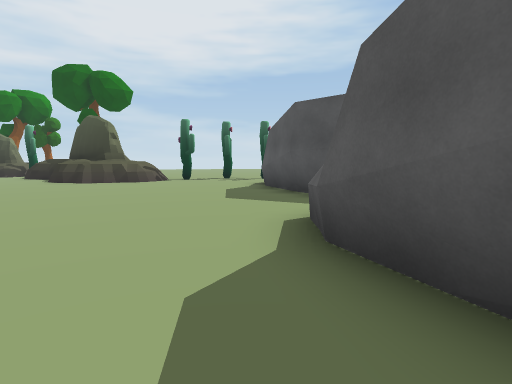
view 1 (above)

17 first-person views from a walk through a scene from a Unity 3-D project. The camera is 1.5 m above the floor, tilts 6° down and sees 80° across. The floor is counted in squares, 2 m on a side. Each view is taken from the middle of a square. On the plan, view 1 faces up. The plan holds only what a view shows up to about 10 squares ahead; the rest is blank. The place goes on beyond the plan. The player is left out.

view 2
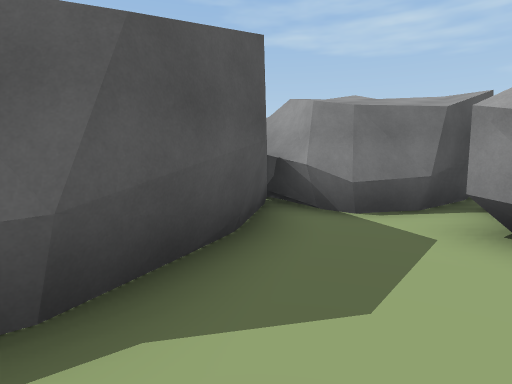

view 3
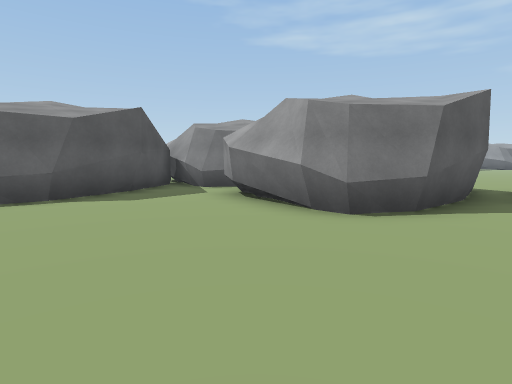

view 4
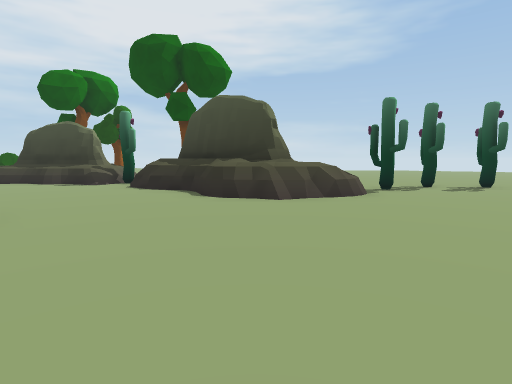

view 5
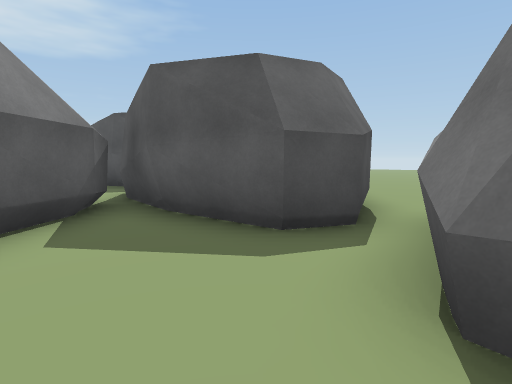

view 6
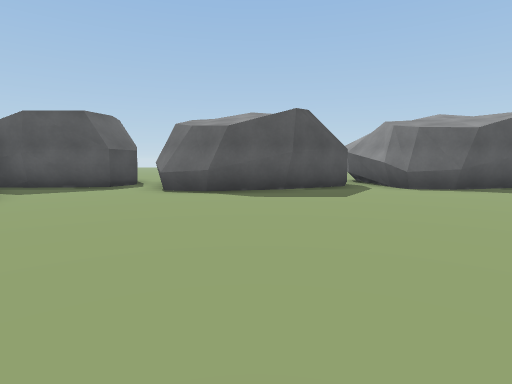

view 7
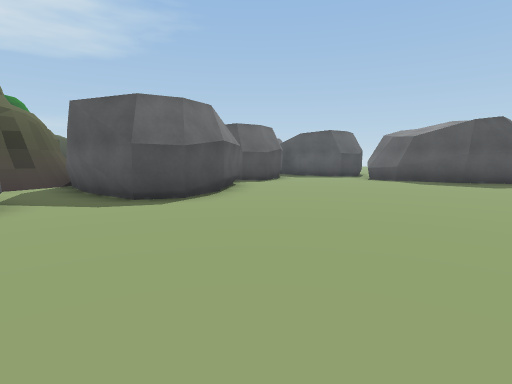

view 8
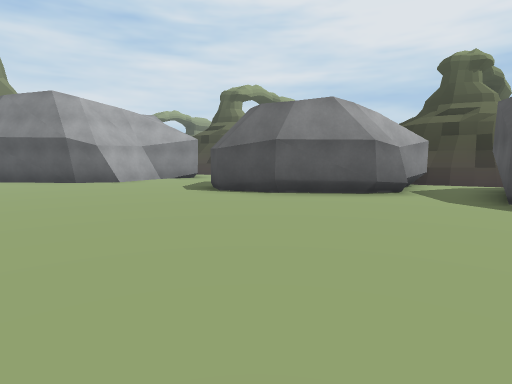

view 9
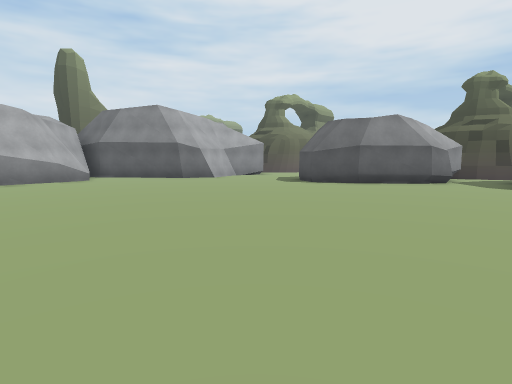

view 10
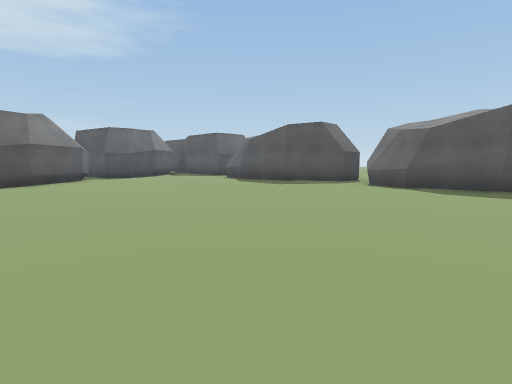

view 11
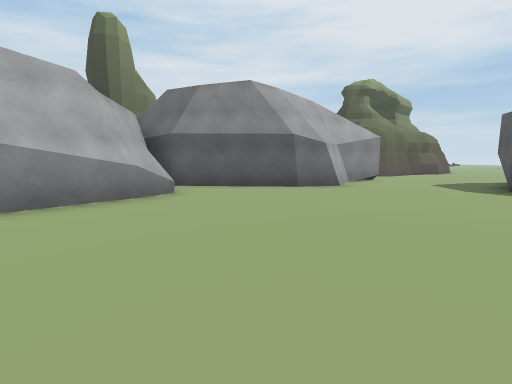

view 12
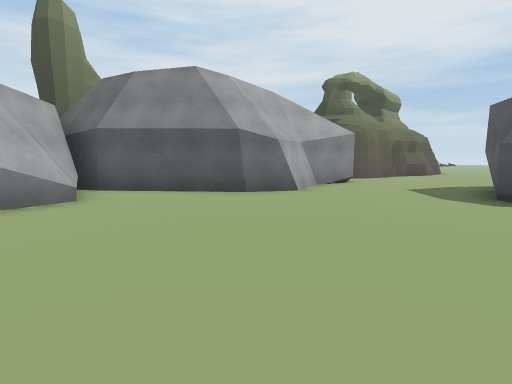

view 13
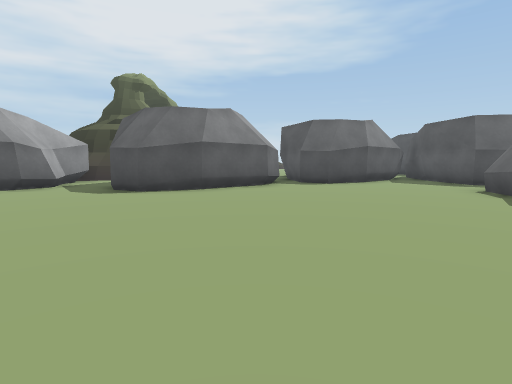

view 14
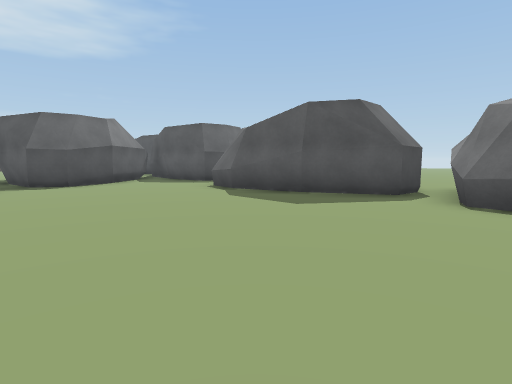

view 15
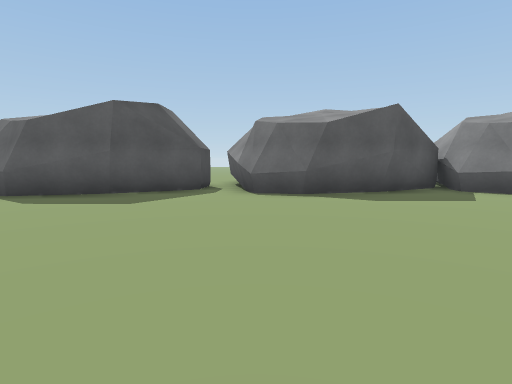

view 16
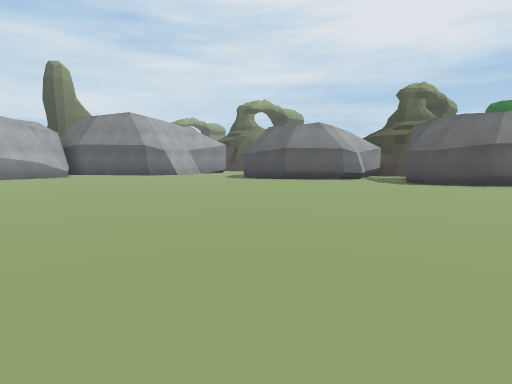

view 17
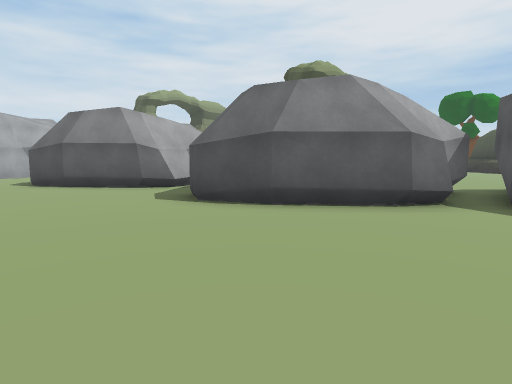

### Floor plan
Key: @ floor where view 1 was taken; # wall or solid block; . floor; = window, fence, low wall or low ledge; ^ raised ledge; O other object.
Columns run from 24 left of view 1 to 8 right of it. Each row starts with its distance up from view 1.
 14           ^##^O #     .....
 13           .....=###= ..OO..
 12            ....==###=O....
 11             .....=##=....
 10              ....===.....
  9               ...........#
  8                ..........#
  7                ..........#
  6                 ..........
  5                  .........
  4                   .......#
  3                   .......#
  2                   .......#
  1                   .......##
  0                   ..####@.#
 -1                   ..#  #.###
 -2               ##  .##  #.#
 -3             ###   ### ####
 -4             #.#   #.###.#     ...
 -5       ..    #.#   #.##..##   ....
 -6      ...    #.## ##......##....
 -7     #...#  ##..###.......#
 -8     #...# ##............##
 -9     #...###.............#
-10     #...................#
-11    ##...................##
-12  ###.....................##...
-13  #........................#...
-14 ###.....................###
-15   ##....................#
-16    #....................#
-17    #....................##
-18    #.....................#

Where each view was taken, in squares from view 1:
view 1: 0 up, 0 right, facing up
view 2: 3 up, 1 left, facing down-right
view 3: 4 up, 6 left, facing down-right
view 4: 4 up, 6 left, facing up
view 5: 8 down, 2 left, facing up-right
view 6: 10 down, 8 left, facing right
view 7: 13 down, 12 left, facing up-right
view 8: 14 down, 9 left, facing up-left
view 9: 18 down, 9 left, facing up-left
view 10: 18 down, 9 left, facing up-right
view 11: 18 down, 15 left, facing up-left
view 12: 16 down, 15 left, facing up-left
view 13: 15 down, 6 left, facing up
view 14: 15 down, 6 left, facing up-right
view 15: 14 down, 7 left, facing right
view 16: 18 down, 6 left, facing up-left
view 17: 11 down, 4 left, facing up-left
